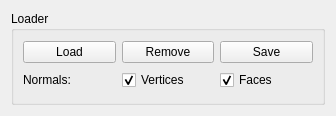
<?xml version="1.0" encoding="UTF-8"?>
<ui version="4.0">
 <class>ModelLoaderWidget</class>
 <widget class="QFrame" name="ModelLoaderWidget">
  <property name="geometry">
   <rect>
    <x>0</x>
    <y>0</y>
    <width>336</width>
    <height>116</height>
   </rect>
  </property>
  <property name="windowTitle">
   <string>Frame</string>
  </property>
  <layout class="QVBoxLayout" name="verticalLayout">
   <item>
    <widget class="QGroupBox" name="loaderGroupBox">
     <property name="title">
      <string>Loader</string>
     </property>
     <layout class="QGridLayout" name="gridLayout_4">
      <item row="0" column="2">
       <widget class="QPushButton" name="drawableSaveButton">
        <property name="text">
         <string>Save</string>
        </property>
       </widget>
      </item>
      <item row="0" column="0">
       <widget class="QPushButton" name="drawableLoadButton">
        <property name="text">
         <string>Load</string>
        </property>
       </widget>
      </item>
      <item row="0" column="1">
       <widget class="QPushButton" name="drawableRemoveButton">
        <property name="text">
         <string>Remove</string>
        </property>
       </widget>
      </item>
      <item row="1" column="1">
       <widget class="QCheckBox" name="vertexNormalsCheckBox">
        <property name="text">
         <string>Vertices</string>
        </property>
        <property name="checked">
         <bool>true</bool>
        </property>
       </widget>
      </item>
      <item row="1" column="2">
       <widget class="QCheckBox" name="faceNormalsCheckBox">
        <property name="text">
         <string>Faces</string>
        </property>
        <property name="checked">
         <bool>true</bool>
        </property>
       </widget>
      </item>
      <item row="1" column="0">
       <widget class="QLabel" name="normalsLabel">
        <property name="text">
         <string>Normals:</string>
        </property>
       </widget>
      </item>
     </layout>
    </widget>
   </item>
  </layout>
 </widget>
 <resources/>
 <connections/>
</ui>
